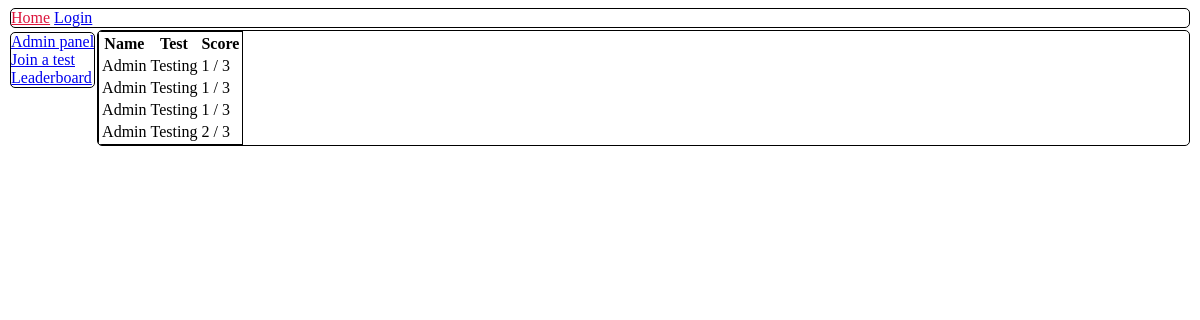
The page /leaderboard on the database as committed earlier.
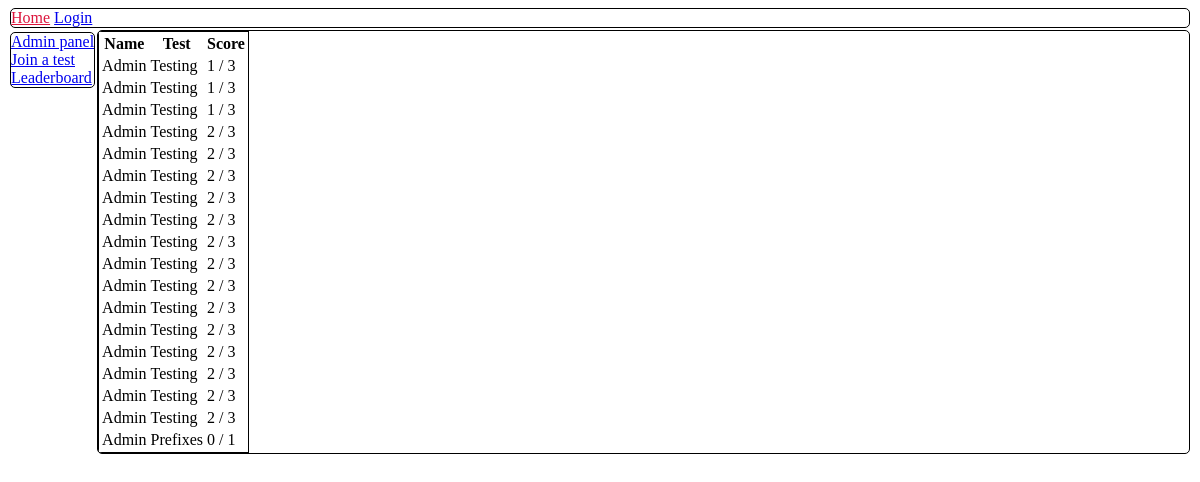
The same page on the database as committed later.
### orm.py (models this page shows)
class BaseModel(Model):
    class Meta:
        database = db

class Record(BaseModel):
    name = TextField()
    score = IntegerField()
    test = ForeignKeyField(Test, backref="done")
    user = ForeignKeyField(User, backref="records")

class User(BaseModel):
    username = TextField()
    name = TextField()
    grade = TextField()
    password = TextField()

class Test(BaseModel):
    name = TextField()

### app.py (the view)
@app.route("/leaderboard")
def page_leaderboard():
    with db.atomic():
        model = Record.select()
    return render_template("leaderboard.html", model=model, len=len)

### app.py (called while the page is built)
@app.before_request
def before_request():
    db.connect()

@app.after_request
def after_request(response):
    db.close()
    return response

### templates/leaderboard.html
{% extends "t_base.html" %}
{% block content %}
    <table>
        <tr>
            <th> Name </th>
            <th> Test </th>
            <th> Score </th>
        </tr>
        {% for i in model %}
        <tr>
            <td>{{ i.user.name }}</td>
            <td>{{ i.test.name }}</td>
            <td>{{ i.score }} / {{ len(i.test.questions) }}</td>
        </tr>
        {% endfor %}
    </table>
{% endblock %}

### templates/t_base.html (shortened to what this page needs)
<!DOCTYPE html>
<html lang="en">
<head>
    {% block head %}
        <link rel="stylesheet" href="{{ url_for('static', filename='style.css') }}"/>
        <link rel="stylesheet" href="{{ url_for('static', filename='jqui/jquery-ui.min.css') }}"/>
    {% endblock %}
</head>
<body>
<div id="header" class="bordered">
    {% block header %}
        <a href="{{ url_for('page_home') }}" id="logo" class="left">Home</a>
        {% if 'user' in session %}
            <a href="{{ url_for('page_admin_tests') }}">Admin panel</a>
            <a href="{{ url_for('action_logout') }}"> Logout </a>
        {% else %}
            <a href="{{ url_for('action_login') }}"> Login </a>
        {% endif %}
    {% endblock %}
</div>
<div id="sidebar" class="bordered">
    {% block sidebar %}
        <ul>
            <li><a href="{{ url_for('page_admin_tests') }}"> Admin panel </a></li>
            <li><a href="{{ url_for('page_take_test') }}"> Join a test </a></li>
            <li><a href="{{ url_for('page_leaderboard') }}"> Leaderboard </a></li>
        </ul>
    {% endblock %}
</div>
<div id="content" class="bordered">
    {% block content %}
    {% endblock %}
</div>
</body>
</html>

### static/style.css (style rules this page uses)
.bordered { border-style: solid; border-width: 1px; border-radius: 5px; margin: 2px; overflow: auto; }
#header { float: top; }
#sidebar { float: left; }
#header > a#logo { color: crimson; }
#sidebar > ul { margin: 0; padding: 0; }
table { border: solid black 1px; }

Rows that differ between the two databases and show on the page:
added Record: user.name "Admin", test.name "Testing", score "2", test "3"
added Record: user.name "Admin", test.name "Testing", score "2", test "3"
added Record: user.name "Admin", test.name "Testing", score "2", test "3"
added Record: user.name "Admin", test.name "Testing", score "2", test "3"
added Record: user.name "Admin", test.name "Testing", score "2", test "3"
added Record: user.name "Admin", test.name "Testing", score "2", test "3"
added Record: user.name "Admin", test.name "Testing", score "2", test "3"
added Record: user.name "Admin", test.name "Testing", score "2", test "3"
added Record: user.name "Admin", test.name "Testing", score "2", test "3"
added Record: user.name "Admin", test.name "Testing", score "2", test "3"
added Record: user.name "Admin", test.name "Testing", score "2", test "3"
added Record: user.name "Admin", test.name "Testing", score "2", test "3"
added Record: user.name "Admin", test.name "Testing", score "2", test "3"
added Record: user.name "Admin", test.name "Prefixes", score "0", user "1"
